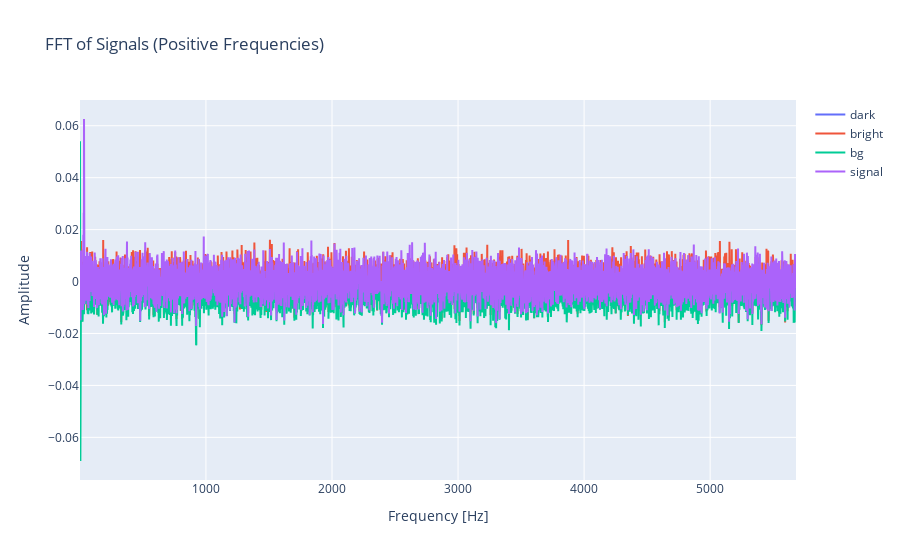

Here is the notebook cell this chart was saved with:
### Code cell
num=800
data, params = read_data("../measurement/output/20250207_odmr_tracking_snr/data_dev_pulsed_odmr_tracking_changedetection_1739314872.4265556_runlen_900.pkl")

averaged_data = average_repeated_data(data, 0, int(result.x*1000), params['idx_pointer'], params['reps'])
x, y = add_fft_trace(averaged_data, params['t_ribloc'] + params['t_fevol'])
indicies = np.where((x[3] >= 20) & (x[3] <= 50))[0]  # Get indices where x[3] is between 20 and 50
lower=np.min(indicies)
higher= np.max(indicies)
signal=np.max(y[3][lower:higher])
noise=calculate_mean_noise_fft(y[3],lower,higher,x)

fig_fft = go.Figure()

name = ["dark", "bright", "bg", "signal"]
fig_fft.add_trace(go.Scatter(x=x[0], y=y[0], mode='lines', name=name[0]))
fig_fft.add_trace(go.Scatter(x=x[1], y=y[1], mode='lines', name=name[1]))
fig_fft.add_trace(go.Scatter(x=x[2], y=y[2], mode='lines', name=name[2]))
fig_fft.add_trace(go.Scatter(x=x[3], y=y[3], mode='lines', name=name[3]))

fig_fft.update_layout(title='FFT of Signals (Positive Frequencies)',
                      xaxis_title='Frequency [Hz]',
                      yaxis_title='Amplitude')
# Show plots
fig_fft.show()
# noise=calculate_mean_noise_fft(y[3])
signal=np.max(y[3])
print(signal/noise)
np.max(y[3])

### Figure 1 — Plotly figure (JSON) as saved in the notebook; plotly's stock layout.template omitted (floating-point values rounded to 4 significant figures; data arrays with more than 128 entries replaced by an {"elided": "..."} marker saying what was removed)
{"data": [{"mode": "lines", "name": "dark", "type": "scatter", "x": {"elided": "7499 float values"}, "y": {"elided": "7499 int values"}}, {"mode": "lines", "name": "bright", "type": "scatter", "x": {"elided": "7499 float values"}, "y": {"elided": "7499 float values"}}, {"mode": "lines", "name": "bg", "type": "scatter", "x": {"elided": "7499 float values"}, "y": {"elided": "7499 float values"}}, {"mode": "lines", "name": "signal", "type": "scatter", "x": {"elided": "7499 float values"}, "y": {"elided": "7499 float values"}}], "layout": {"title": {"text": "FFT of Signals (Positive Frequencies)"}, "xaxis": {"title": {"text": "Frequency [Hz]"}}, "yaxis": {"title": {"text": "Amplitude"}}}}
